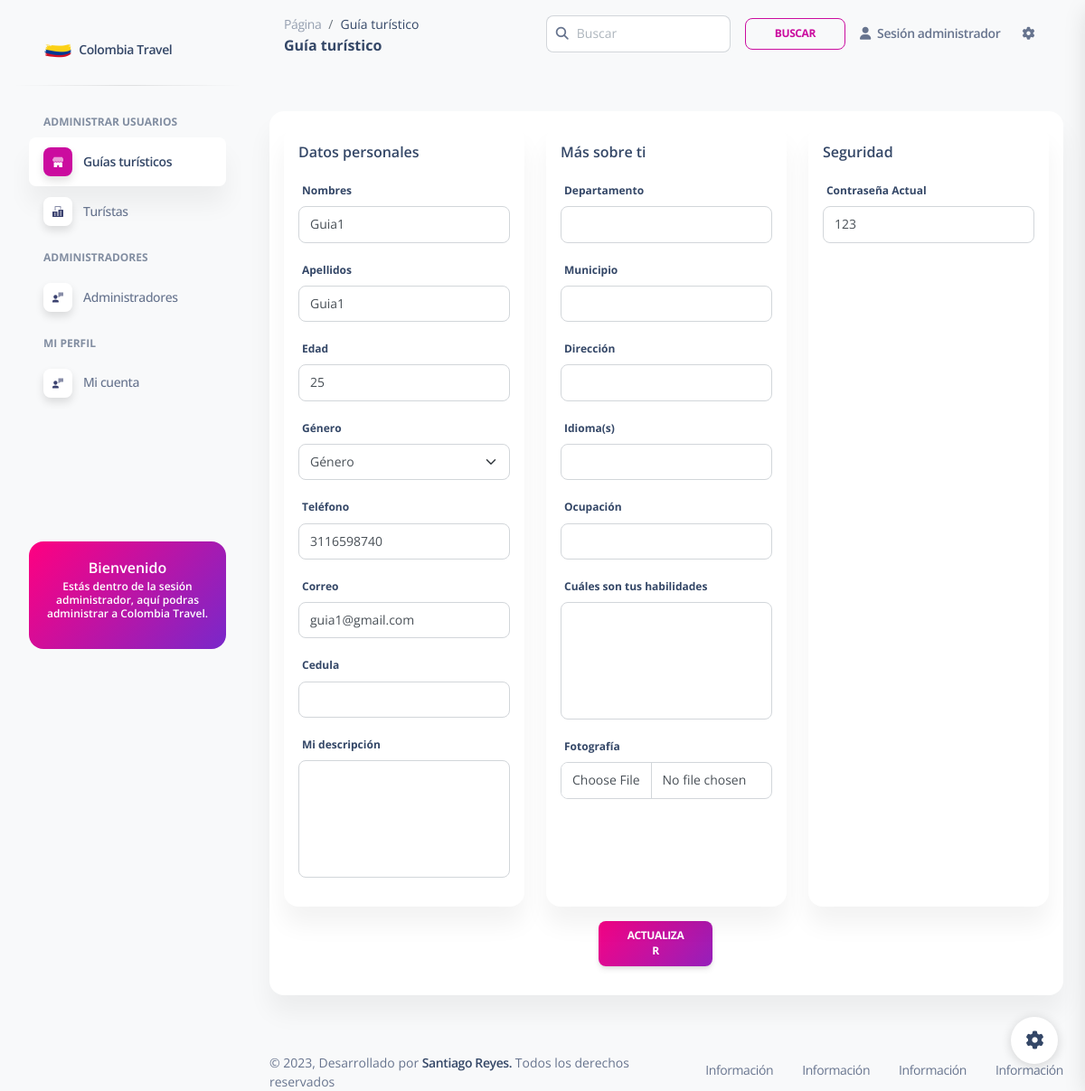
The app's page /Administrator/viewGuideInformation.php?id=67 with its own data.
### tables this page shows
CREATE TABLE `guia_turistico` (
  `id_guia` int(10) NOT NULL,
  `departamento_guia` varchar(45) NOT NULL,
  `municipio_guia` varchar(45) NOT NULL,
  `direccion_guia` varchar(45) NOT NULL,
  `idioma_guia` varchar(45) NOT NULL,
  `ocupacion_guia` varchar(45) NOT NULL,
  `descripcion_guia` varchar(500) NOT NULL,
  `cedula_guia` varchar(15) NOT NULL,
  `habilidad_guia` varchar(100) NOT NULL,
  `id_persona` int(10) NOT NULL
);

CREATE TABLE `persona` (
  `id_persona` int(10) NOT NULL,
  `nombre_persona` varchar(45) NOT NULL,
  `apellido_persona` varchar(45) NOT NULL,
  `edad_persona` int(11) NOT NULL,
  `genero_persona` varchar(10) NOT NULL,
  `telefono_persona` varchar(12) NOT NULL,
  `correo_persona` varchar(45) NOT NULL,
  `contrasena_persona` varchar(45) NOT NULL,
  `foto_persona` longblob NOT NULL,
  `id_rol_persona` int(10) NOT NULL
);

### bdColombiaTravel/conexion.php (called while the page is built, shortened)
<?php
function conexion()
{
  $conn = new mysqli("localhost", "root", "", "bdcolombiatravel");
  return $conn;
}

### Administrator/viewGuideInformation.php (the view, shortened to what this page needs)
<?php
include "../bdColombiaTravel/conexion.php";
$id = $_GET['id'];
$consultabuscar = mysqli_query(conexion(), "SELECT * FROM persona JOIN guia_turistico ON persona.id_persona = guia_turistico.id_persona WHERE guia_turistico.id_persona=$id");
while ($mostrar = mysqli_fetch_array($consultabuscar)) {
  $nombre_persona = $mostrar['nombre_persona'];
  $apellido_persona = $mostrar['apellido_persona'];
  $edad_persona = $mostrar['edad_persona'];
  $telefono_persona = $mostrar['telefono_persona'];
  $correo_persona = $mostrar['correo_persona'];
  $contrasena_persona = $mostrar['contrasena_persona'];
  $departamento_guia = $mostrar['departamento_guia'];
  $municipio_guia = $mostrar['municipio_guia'];
  $direccion_guia = $mostrar['direccion_guia'];
  $idioma_guia = $mostrar['idioma_guia'];
  $ocupacion_guia = $mostrar['ocupacion_guia'];
  $descripcion_guia = $mostrar['descripcion_guia'];
  $cedula_guia = $mostrar['cedula_guia'];
  $habilidad_guia = $mostrar['habilidad_guia'];
}
?>
<!DOCTYPE html>
<html lang="en">
<head>
  <link href="../Bootstrap/css/nucleo-icons.css" rel="stylesheet" />
  <link href="../Bootstrap/css/nucleo-svg.css" rel="stylesheet" />
  <link href="../Bootstrap/css/nucleo-svg.css" rel="stylesheet" />
  <link id="pagestyle" href="../Bootstrap/css/soft-ui-dashboard.css?v=1.0.7" rel="stylesheet" />
</head>
<body class="g-sidenav-show  bg-gray-100">
  <aside class="sidenav navbar navbar-vertical navbar-expand-xs border-0 border-radius-xl my-3 fixed-start ms-3 " id="sidenav-main">
    <div class="sidenav-header">
      <a class="navbar-brand m-0" href="./homeAdministrator.php">
        <img src="../img/colombia.png" class="navbar-brand-img h-100" alt="Logotipo Colombia Travel">
        <span class="ms-1 font-weight-bold">Colombia Travel</span>
      </a>
    </div>
    <hr class="horizontal dark mt-0">
    <div class="collapse navbar-collapse  w-auto " id="sidenav-collapse-main">
      <ul class="navbar-nav">
        <li class="nav-item mt-3">
          <h6 class="ps-4 ms-2 text-uppercase text-xs font-weight-bolder opacity-6">Administrar usuarios</h6>
        </li>
        <li class="nav-item">
          <a class="nav-link  active" href="./homeAdministrator.php">
            <div class="icon icon-shape icon-sm shadow border-radius-md bg-white text-center me-2 d-flex align-items-center justify-content-center">
            </div>
            <span class="nav-link-text ms-1">Guías turísticos</span>
          </a>
        </li>
        <li class="nav-item">
          <a class="nav-link  " href="./touristAdministrator.php">
            <div class="icon icon-shape icon-sm shadow border-radius-md bg-white text-center me-2 d-flex align-items-center justify-content-center">
            </div>
            <span class="nav-link-text ms-1">Turístas</span>
          </a>
        </li>
        <li class="nav-item mt-3">
          <h6 class="ps-4 ms-2 text-uppercase text-xs font-weight-bolder opacity-6">Administradores</h6>
        </li>
        <li class="nav-item">
          <a class="nav-link  " href="./administrators.php">
            <div class="icon icon-shape icon-sm shadow border-radius-md bg-white text-center me-2 d-flex align-items-center justify-content-center">
            </div>
            <span class="nav-link-text ms-1">Administradores</span>
          </a>
        </li>
        <li class="nav-item mt-3">
          <h6 class="ps-4 ms-2 text-uppercase text-xs font-weight-bolder opacity-6">Mi Perfil</h6>
        </li>
        <li class="nav-item">
          <a class="nav-link  " href="./profileAdministrator.php">
            <div class="icon icon-shape icon-sm shadow border-radius-md bg-white text-center me-2 d-flex align-items-center justify-content-center">
            </div>
            <span class="nav-link-text ms-1">Mi cuenta</span>
          </a>
        </li>
      </ul>
    </div>
    <div class="sidenav-footer mx-3 py-5">
      <div class="card  bg-gradient-primary shadow-none id=" sidenavCard">
        <div class="card-body text-start p-3 w-100">
          <div class="docs-info">
            <h6 class="text-white up mb-0 font-weight-bold text-center">Bienvenido</h6>
            <p class="text-xs font-weight-bold text-white text-center">Estás dentro de la sesión administrador, aquí
              podras administrar a Colombia Travel. </p>
          </div>
        </div>
      </div>
    </div>
  </aside>
  <main class="main-content position-relative max-height-vh-100 h-100 border-radius-lg ">
    <nav class="navbar navbar-main navbar-expand-lg px-0 mx-4 shadow-none border-radius-xl" id="navbarBlur" navbar-scroll="true">
      <div class="container-fluid py-1 px-3">
        <nav aria-label="breadcrumb">
          <ol class="breadcrumb bg-transparent mb-0 pb-0 pt-1 px-0 me-sm-6 me-5">
            <li class="breadcrumb-item text-sm"><a class="opacity-5 text-dark" href="javascript:;">Página</a></li>
            <li class="breadcrumb-item text-sm text-dark active" aria-current="page">Guía turístico</li>
          </ol>
          <h6 class="font-weight-bolder mb-0">Guía turístico</h6>
        </nav>
        <div class="collapse navbar-collapse mt-sm-0 mt-2 me-md-0 me-sm-4" id="navbar">
          <div class="ms-md-auto pe-md-3 d-flex align-items-center">
            <div class="input-group">
              <span class="input-group-text text-body"><i class="fas fa-search" aria-hidden="true"></i></span>
              <input type="text" class="form-control" placeholder="Buscar">
            </div>
          </div>
          <ul class="navbar-nav  justify-content-end">
            <li class="nav-item d-flex align-items-center">
              <a class="btn btn-outline-primary btn-sm mb-0 me-3" href="">Buscar</a>
            </li>
            <li class="nav-item dropdown pe-2 d-flex align-items-center">
              <a href="javascript:;" class="nav-link text-body font-weight-bold px-0" id="dropdownMenuButton" data-bs-toggle="dropdown" aria-expanded="false">
                <i class="fa fa-user me-sm-1"></i>
                <span class="d-sm-inline d-none">Sesión administrador</span>
              </a>
            </li>
            <li class="nav-item px-3 d-flex align-items-center">
              <a href="javascript:;" class="nav-link text-body p-0">
                <i class="fa fa-cog fixed-plugin-button-nav cursor-pointer"></i>
              </a>
            </li>
          </ul>
        </div>
      </div>
    </nav>
    <div class="container-fluid py-4">
      <form method="POST" enctype="multipart/form-data">
        <div class="row">
          <div class="col-12 mt-4">
            <div class="card mb-4">
              <div class="card-body p-3">
                <div class="row">
                  <div class="col-12 col-xl-4">
                    <div class="card h-100">
                      <div class="card-header pb-0 p-3">
                        <h6 class="mb-0">Datos personales</h6>
                      </div>
                      <div class="card-body p-3">
                        <div class="form-group">
                          <label>Nombres</label>
                          <input type="text" class="form-control" placeholder="" id="nombre_persona" name="nombre_persona" value="<?php echo $nombre_persona; ?>">
                        </div>
                        <div class="form-group">
                          <label>Apellidos</label>
                          <input type="text" class="form-control" placeholder="" id="apellido_persona" name="apellido_persona" value="<?php echo $apellido_persona; ?>">
                        </div>
                        <div class=" form-group">
                          <label>Edad</label>
                          <input type="text" class="form-control" placeholder="" id="edad_persona" name="edad_persona" value="<?php echo $edad_persona; ?>">
                        </div>
                        <div class="form-group">
                          <label>Género</label>
                          <select class="form-select" id="genero_persona" name="genero_persona" required>
                            <option value="" disabled selected>Género</option>
                          </select>
                        </div>
                        <div class="form-group">
                          <label>Teléfono</label>
                          <input type="" class="form-control" placeholder="" id="telefono_persona" name="telefono_persona" value="<?php echo $telefono_persona; ?>">
                        </div>
                        <div class="form-group">
                          <label>Correo</label>
                          <input type="email" class="form-control" placeholder="" id="correo_persona" name="correo_persona" value="<?php echo $correo_persona; ?>">
                        </div>
                        <div class="form-group">
                          <label>Cedula</label>
                          <input type="text" class="form-control" placeholder="" id="cedula_guia" name="cedula_guia" value="<?php echo $cedula_guia; ?>">
                        </div>
                        <div class="form-group">
                          <label>Mi descripción</label>
                          <textarea name="descripcion_guia" id="descripcion_guia" rows="5" class="form-control" style="resize: none; outline: none;"><?php echo $descripcion_guia; ?></textarea>
                        </div>
                      </div>
                    </div>
                  </div>
                  <div class="col-12 col-xl-4">
                    <div class="card h-100">
                      <div class="card-header pb-0 p-3">
                        <div class="row">
                          <div class="col-md-8 d-flex align-items-center">
                            <h6 class="mb-0">Más sobre ti</h6>
                          </div>
                        </div>
                      </div>
                      <div class="card-body p-3">
                        <div class="form-group">
                          <label>Departamento</label>
                          <input type="text" class="form-control" placeholder="" id="departamento_guia" name="departamento_guia" value="<?php echo $departamento_guia; ?>">
                        </div>
                        <div class="form-group">
                          <label>Municipio</label>
                          <input type="text" class="form-control" placeholder="" id="municipio_guia" name="municipio_guia" value="<?php echo $municipio_guia; ?>">
                        </div>
                        <div class="form-group">
                          <label>Dirección</label>
                          <input type="text" class="form-control" placeholder="" id="direccion_guia" name="direccion_guia" value="<?php echo $direccion_guia; ?>">
                        </div>
                        <div class="form-group">
                          <label>Idioma(s)</label>
                          <input type="text" class="form-control" placeholder="" id="idioma_guia" name="idioma_guia" value="<?php echo $idioma_guia; ?>">
                        </div>
                        <div class="form-group">
                          <label>Ocupación</label>
                          <input type="text" class="form-control" placeholder="" id="ocupacion_guia" name="ocupacion_guia" value="<?php echo $ocupacion_guia; ?>">
                        </div>
                        <div class="form-group">
                          <label>Cuáles son tus habilidades</label>
                          <textarea name="habilidad_guia" id="habilidad_guia" rows="5" class="form-control" style="resize: none; outline: none;"><?php echo $habilidad_guia; ?></textarea>
                        </div>
                        <div class="form-group">
                          <label>Fotografía</label>
                          <input type="file" class="form-control" placeholder="" id="foto_persona" name="foto_persona" required>
                        </div>
                      </div>
                    </div>
                  </div>
                  <div class="col-12 col-xl-4">
                    <div class="card h-100">
                      <div class="card-header pb-0 p-3">
                        <h6 class="mb-0">Seguridad</h6>
                      </div>
                      <div class="card-body p-3">
                        <div class="form-group">
                          <label>Contraseña Actual</label>
                          <input type="text" class="form-control" placeholder="" id="contrasena_persona" name="contrasena_persona" value="<?php echo $contrasena_persona; ?>">
                        </div>
                      </div>
                    </div>
                  </div>
                  <div class="row d-flex justify-content-center align-items-center h-100">
                    <button class="btn btn-sm bg-gradient-primary mt-3 w-15" type="submit" name="btnmodificar">Actualizar</button>
                  </div>
                </div>
              </div>
            </div>
          </div>
        </div>
      </form>
    </div>
    <footer class="footer pt-3  ">
      <div class="container-fluid">
        <div class="row align-items-center justify-content-lg-between">
          <div class="col-lg-6 mb-lg-0 mb-4">
            <div class="copyright text-center text-sm text-muted text-lg-start">
              ©
              ,
              Desarrollado por
              <a href="" class="font-weight-bold" target="_blank">Santiago Reyes.</a>
              Todos los derechos reservados
            </div>
          </div>
          <div class="col-lg-6">
            <ul class="nav nav-footer justify-content-center justify-content-lg-end">
              <li class="nav-item">
                <a href="" class="nav-link text-muted" target="_blank">Información</a>
              </li>
              <li class="nav-item">
                <a href="" class="nav-link text-muted" target="_blank">Información</a>
              </li>
              <li class="nav-item">
                <a href="" class="nav-link text-muted" target="_blank">Información</a>
              </li>
              <li class="nav-item">
                <a href="" class="nav-link pe-0 text-muted" target="_blank">Información</a>
              </li>
            </ul>
          </div>
        </div>
      </div>
    </footer>
  </main>
  <div class="fixed-plugin">
    <a class="fixed-plugin-button text-dark position-fixed px-3 py-2">
      <i class="fa fa-cog py-2"> </i>
    </a>
  </div>
</body>
</html>

### records on screen
guia_turistico: nombre_persona "Guia1", apellido_persona "Guia1", edad_persona "25", telefono_persona "3116598740", correo_persona "guia1@gmail.com", contrasena_persona "123"
